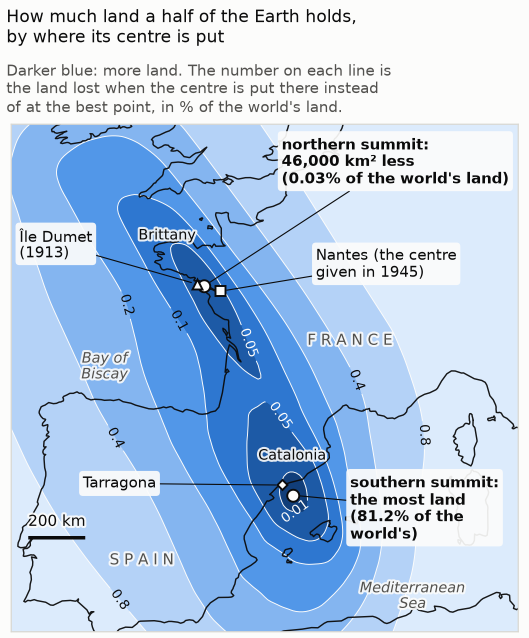
#> input picture yonder/hemispheres/img/hemi-ridge-phone.png, 1058 x 1276 px (shown at 1/2 size)
$ python view_try.py ../../../../../../../hemispheres/img/hemi-ridge-phone.png ../../../../../../../hemispheres/img/hemi-ridge-phone.png
#> lines starting #> are read from the running program, lines starting #| are printed output that depends on the picture
"""For my eye: an enlarged crop of the southern summit in a trial picture, and the picture as drawn beside the trial at 350 wide.
usage: view_try.py TRIAL.png TAG"""
import sys
from PIL import Image
HERE = '/home/agent3/site/check-pictures-phone/hemi/tryfix'
trial, tag = sys.argv[1], sys.argv[2]
im = Image.open(trial).convert('RGB')
c = im.crop((470, 880, 730, 1110)); c.resize((c.width * 4, c.height * 4), Image.LANCZOS).save(f'{HERE}/south-{tag}.png')
#> after `c = im.crop((470, 880, 730, 1110))`:
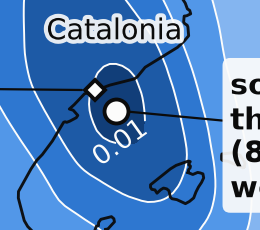
#> c: PIL image 260x230 RGB; mean R, G, B 79.6, 129.8, 190.9
#> after `c = im.crop((470, 880, 730, 1110))`:
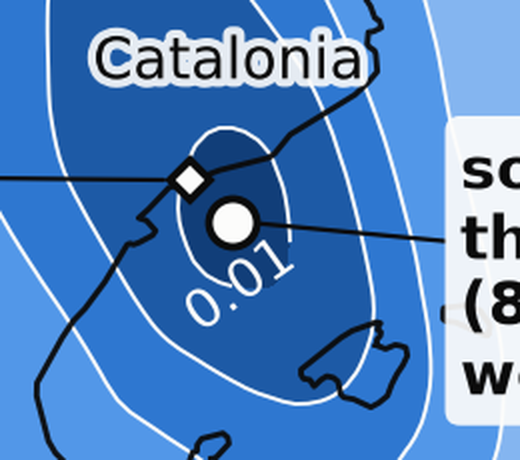
#> saved as hemi-ridge-phone.png.png: PIL image 1040x920 RGB (shown at 1/2 size); mean R, G, B 79.5, 129.7, 190.9
old = Image.open('/home/agent3/site/build/img/hemi-ridge-phone.png').convert('RGB')
h = round(im.height * 350 / im.width)
#> h = 422
both = Image.new('RGB', (720, h), (255, 255, 255)); both.paste(old.resize((350, h), Image.LANCZOS), (0, 0)); both.paste(im.resize((350, h), Image.LANCZOS), (370, 0)); both.save(f'{HERE}/both-350-{tag}.png')
#> after `both = Image.new('RGB', (720, h), (255, 255, 255))`: both: PIL image 720x422 RGB; every value is 255
#> after `both.paste(old.resize((350, h), Image.LANCZOS), (0, 0))`:
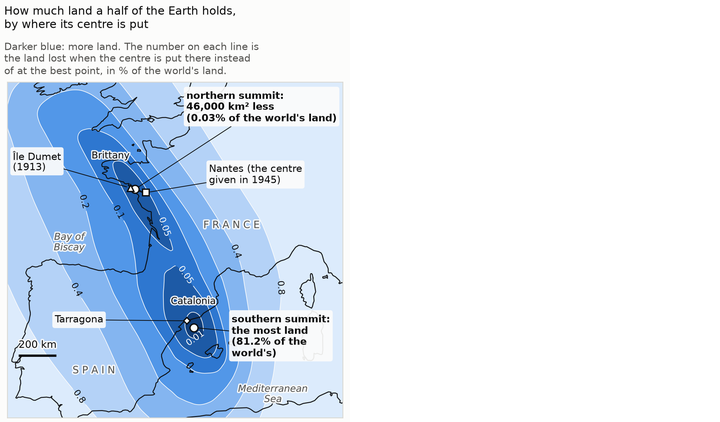
#> both: PIL image 720x422 RGB; mean R, G, B 216.8, 228.8, 243
#> after `both.paste(im.resize((350, h), Image.LANCZOS), (370, 0))`:
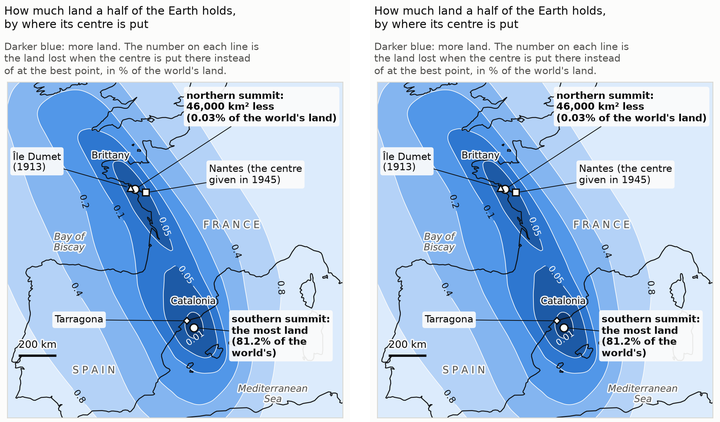
#> both: PIL image 720x422 RGB; mean R, G, B 178.6, 202.6, 231
print('written', f'{HERE}/south-{tag}.png', f'{HERE}/both-350-{tag}.png')

$ run again, with yonder/hemispheres/img/hemi-flat.png copied over yonder/hemispheres/img/hemi-ridge-phone.png
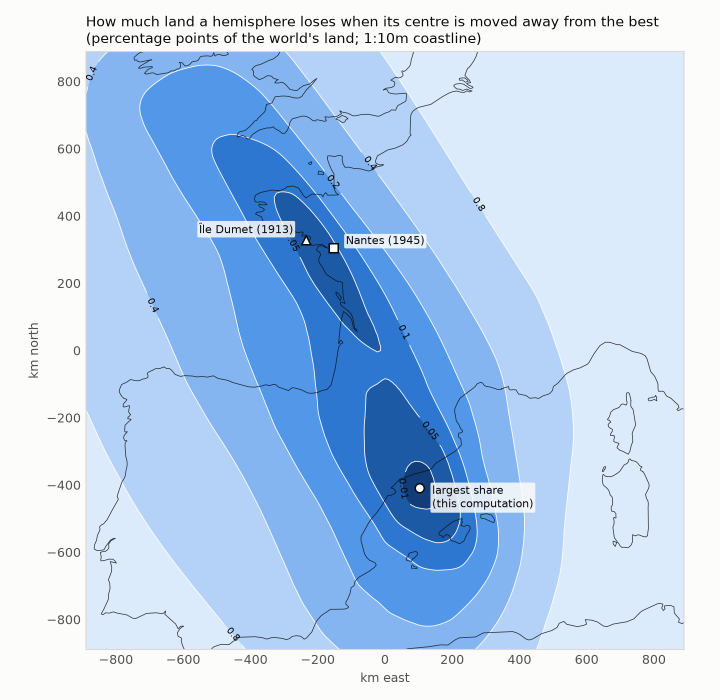
#> input picture yonder/hemispheres/img/hemi-flat.png, 1440 x 1400 px (shown at 1/2 size)
#> `c = im.crop((470, 880, 730, 1110))`:
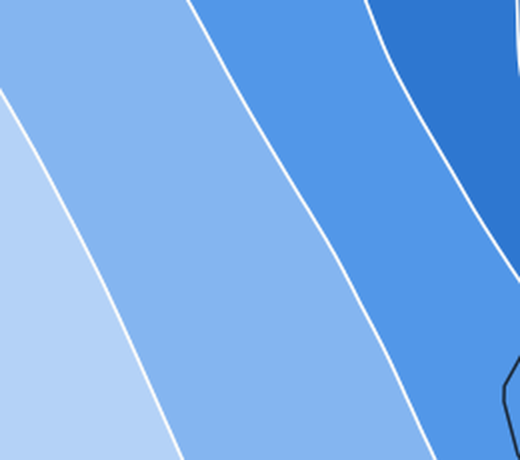
#> saved as hemi-ridge-phone.png.png: PIL image 1040x920 RGB (shown at 1/2 size); mean R, G, B 118.5, 171.8, 235.6
#> both: PIL image 720x340 RGB; every value is 255
#> `both.paste(im.resize((350, h), Image.LANCZOS), (370, 0))`:
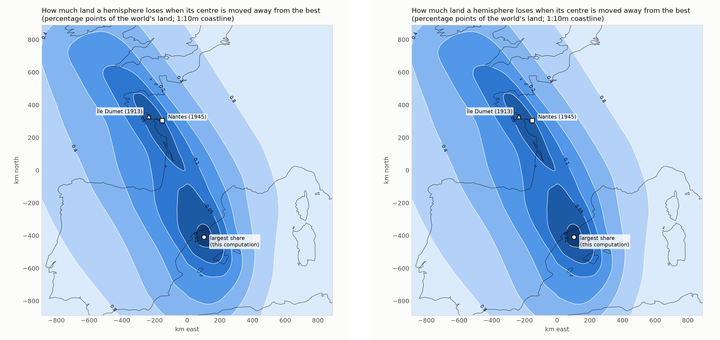
#> both: PIL image 720x340 RGB; mean R, G, B 184.2, 209.5, 239.5

$ run again, with yonder/hemispheres/img/hemi-ridge.png copied over yonder/hemispheres/img/hemi-ridge-phone.png
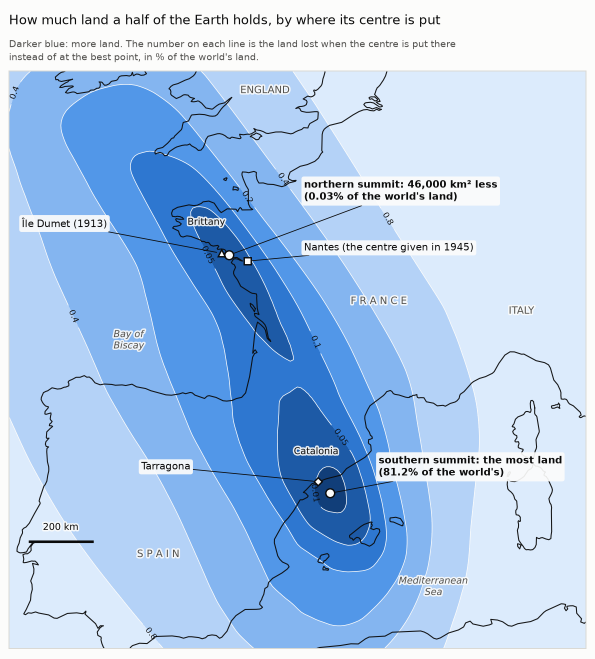
#> input picture yonder/hemispheres/img/hemi-ridge.png, 1190 x 1317 px (shown at 1/2 size)
#> `c = im.crop((470, 880, 730, 1110))`:
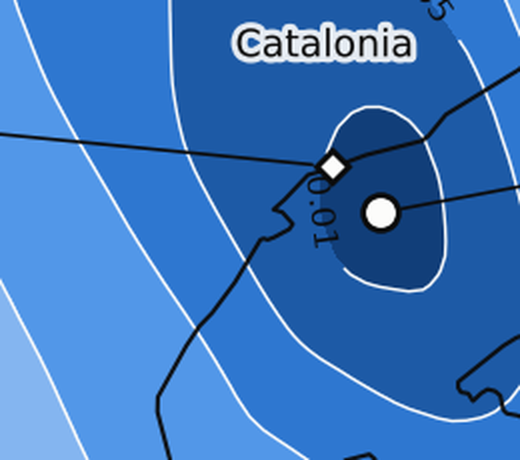
#> saved as hemi-ridge-phone.png.png: PIL image 1040x920 RGB (shown at 1/2 size); mean R, G, B 57.3, 117, 189.9
#> both: PIL image 720x387 RGB; every value is 255
#> `both.paste(im.resize((350, h), Image.LANCZOS), (370, 0))`:
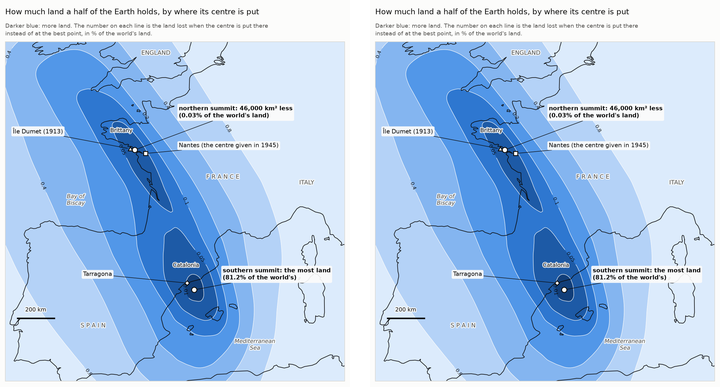
#> both: PIL image 720x387 RGB; mean R, G, B 170.8, 200.2, 235.3

$ run again, with yonder/hemispheres/img/second-map-phone.png copied over yonder/hemispheres/img/hemi-ridge-phone.png
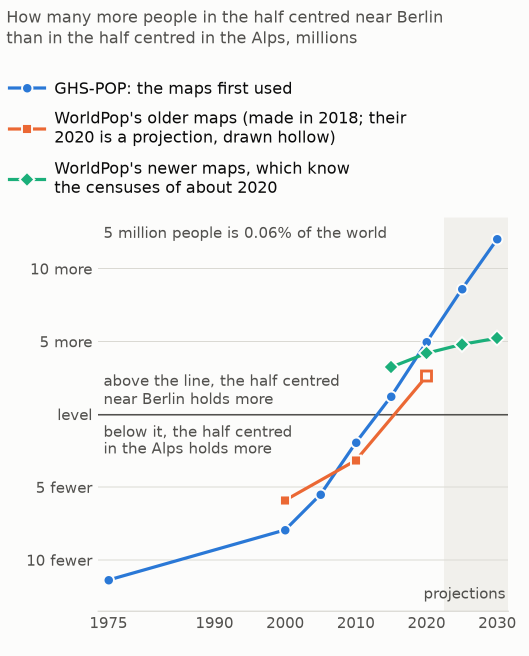
#> input picture yonder/hemispheres/img/second-map-phone.png, 1058 x 1311 px (shown at 1/2 size)
#> `c = im.crop((470, 880, 730, 1110))`:
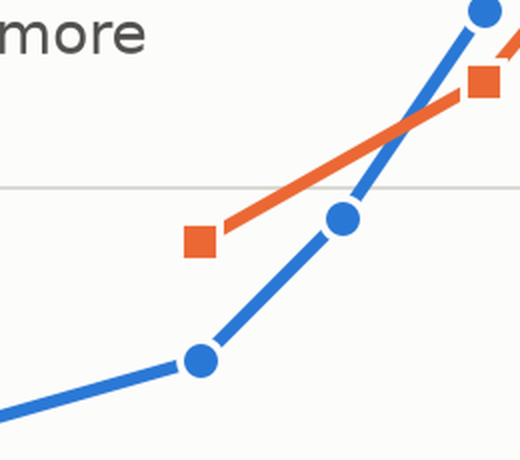
#> saved as hemi-ridge-phone.png.png: PIL image 1040x920 RGB (shown at 1/2 size); mean R, G, B 241.8, 241.6, 242.9
#> both: PIL image 720x434 RGB; every value is 255
#> `both.paste(im.resize((350, h), Image.LANCZOS), (370, 0))`:
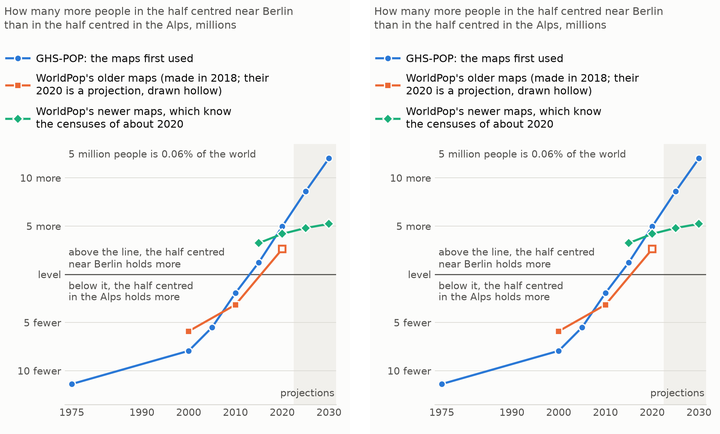
#> both: PIL image 720x434 RGB; mean R, G, B 242, 242.3, 241.4
